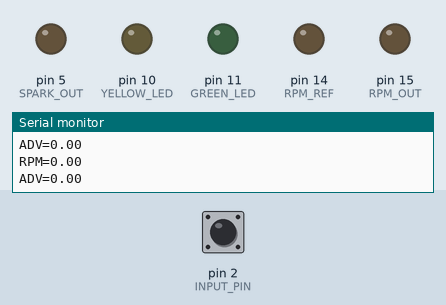
Recording of a sketch running on a simulated Arduino Uno, built with avr-gcc and run on an emulated ATmega328P. Parts: output pins drawn as LEDs (lit = HIGH), the last lines printed to the serial monitor. The inputs (shaded band) are chosen by the test bench; at power-on: pin 2 (INPUT_PIN) HIGH.

Above: at 1.2 s.
1.3 s: pin 2 (INPUT_PIN) pulled LOW for 0.15 s
At 1.46 s:
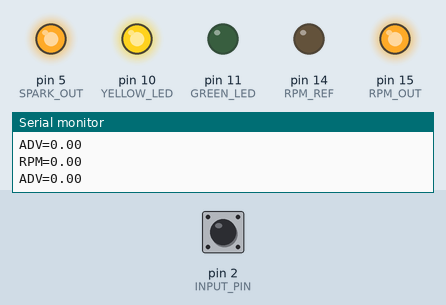
At 2.6 s:
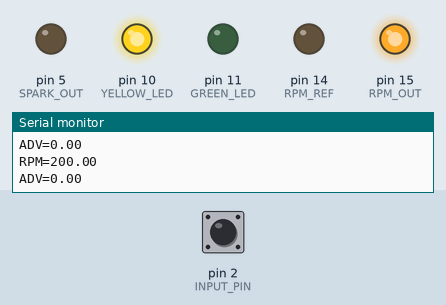
2.9 s: pin 2 (INPUT_PIN) pulled LOW for 3.2 s
At 4.2 s:
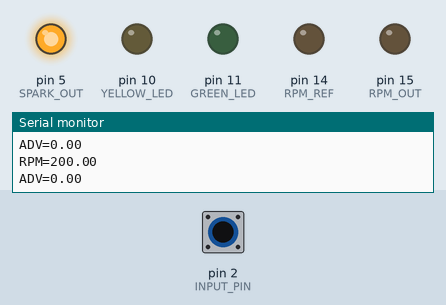
Timing chart, 0 to 8.5 s (numbered marks = the images above; inputs shaded):
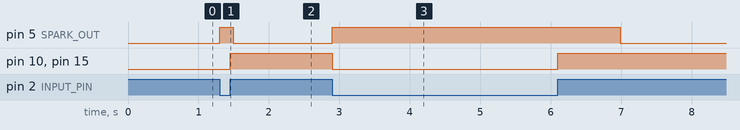

Measured:
- after the input at 1.3 s, pin 5 (SPARK_OUT): LOW → HIGH at once, → LOW 0.19 s later; pin 10 (YELLOW_LED), pin 15 (RPM_OUT): LOW → HIGH after 0.15 s
- after the input at 2.9 s, pin 5 (SPARK_OUT): LOW → HIGH at once, → LOW 4.1 s later; pin 10 (YELLOW_LED), pin 15 (RPM_OUT): HIGH → LOW at once, → HIGH 3.2 s later

The sketch:

velocette-le-simple.ino
```cpp
// (licence header left out)
#define DEBUG                 1
#define REPORT_INTERVAL       500000      // microseconds

#define MAX_RPM               3000.0

// The parameters for the advance curves.  They will advance from MIN_ADVANCE at MIN_RPM (and below) to MAX_ADVANCE at MAX_RPM (and above)
#define MAX_ADVANCE 30.0
#define MIN_ADVANCE 0.0
#define MIN_RPM     900
#define MAX_RPM     2000

#define PI          3.14159265359


#define YELLOW_LED 10  //  YELLOW_LED is used to give feedback on the shutter reading
#define SPARK_OUT  5   //  Pin that is connected to the 'Gate' on the transistor that drives the coil
#define INPUT_PIN  2   //  Input from the shutter sensor
#define GREEN_LED  11  //  GREEN_LED is not used at this time
#define SWITCH     12  //  The switch is not used at this time
#define POT_IN     A5  //  The input POT is used to adjust how much timing retard is used during starting
#define RPM_REF    14  //  Used for debugging
#define RPM_OUT    15  //  Used for debugging

// On every event of the shutter opening or closing we calculate the elapsed time since the previous event
// mics and lastmicros are used to store the elapsed time since the arduino booted until the current event, and the previous event
volatile unsigned long mics = 1;
volatile unsigned long lastmicros = 0;

// In order to get the most stable output for the spark timing we set 'sparkArmed' to 1 between 50-BTDC and firing the spark
// This allows us to deffer non-critical functions at critical times by skipping them if sparkArmed is 1
volatile int sparkArmed = 0;

// nextspark is used to hold the time in the future at which the the spark should fire
volatile unsigned long nextspark = 0;

unsigned long reportTime = 0;

// degrees of advance
volatile double advance = 0;

// current rpm
volatile double rpm = 0;

void setup() {

  // Configure the serial port (USB) for the debug reporting
  Serial.begin(57600);
  Serial.print("Started\n");

  pinMode(RPM_REF, OUTPUT);
  digitalWrite(RPM_REF, 0);

  pinMode(RPM_OUT, OUTPUT);
  digitalWrite(RPM_OUT, 0);

  // Configure the PINs we use
  pinMode(SPARK_OUT,OUTPUT);
  pinMode(INPUT_PIN,INPUT_PULLUP);
  pinMode(YELLOW_LED,OUTPUT);
  pinMode(GREEN_LED,OUTPUT);
  pinMode(POT_IN, INPUT);
  pinMode(SWITCH, INPUT);

  // Set up the shutter input to interrupt and call serviceRoutine() any time it changes
  attachInterrupt(0, serviceRoutine, CHANGE);

}

void serviceRoutine(){
  lastmicros = mics;
  mics = micros();

  int inputstate = digitalRead(INPUT_PIN);

  if ( inputstate == HIGH ){   // TDC-50
      nextspark = mics + (((double)(mics - lastmicros) / (double)180.0) * (double)(50.0 - advance ) );
      sparkArmed = 1;
  }
  else { // 130
      if (rpm < MAX_RPM){
        digitalWrite(SPARK_OUT, HIGH);  // start charging the coil
      }
  }
  digitalWrite(YELLOW_LED, inputstate);
  digitalWrite(RPM_OUT, inputstate);
}

void loop() {
  if ( sparkArmed == 1 ) {  // This part of the loop should be kept as small as possible
    if ( nextspark <= micros() ) {

      digitalWrite(SPARK_OUT, LOW);  // fire the spark

      sparkArmed = 0;

      rpm = 0.5 / (double) ( (double)(mics - lastmicros) / 60000000.0);
      advance = calculateLinearAdvance(rpm);

    }
  }
  else { // not spark armed

    if ( reportTime < micros() ){
       report();
       reportTime = micros() + REPORT_INTERVAL;
    }

  }

}

void report(){
  Serial.print("RPM=");
  Serial.print(rpm);
  Serial.print("\n");
  Serial.print("ADV=");
  Serial.print(advance);
  Serial.print("\n");
  Serial.print("\n");
}


// Calculate advance in degress based on RPM
// This version calculates a linear advance
double calculateLinearAdvance(double rpm){
  double a = (((MAX_ADVANCE - MIN_ADVANCE) / (MAX_RPM - MIN_RPM)) * ( rpm - MIN_RPM)) + MIN_ADVANCE;
  advance = min(max(MIN_ADVANCE, a), MAX_ADVANCE);
  return(advance);
}

// This version maps the advance curve to a 1/4 sine wave
double calculateSinAdvance(double rpm){
 advance = (sin(((min(max(rpm, MIN_RPM), MAX_RPM)-MIN_RPM)*(PI/(MAX_RPM-MIN_RPM)))-(PI/2.0)) * ((MAX_ADVANCE-MIN_ADVANCE)/2.0)) + ((MAX_ADVANCE-MIN_ADVANCE)/2.0);
 advance = advance + MIN_ADVANCE;
 return(advance);
}
```
